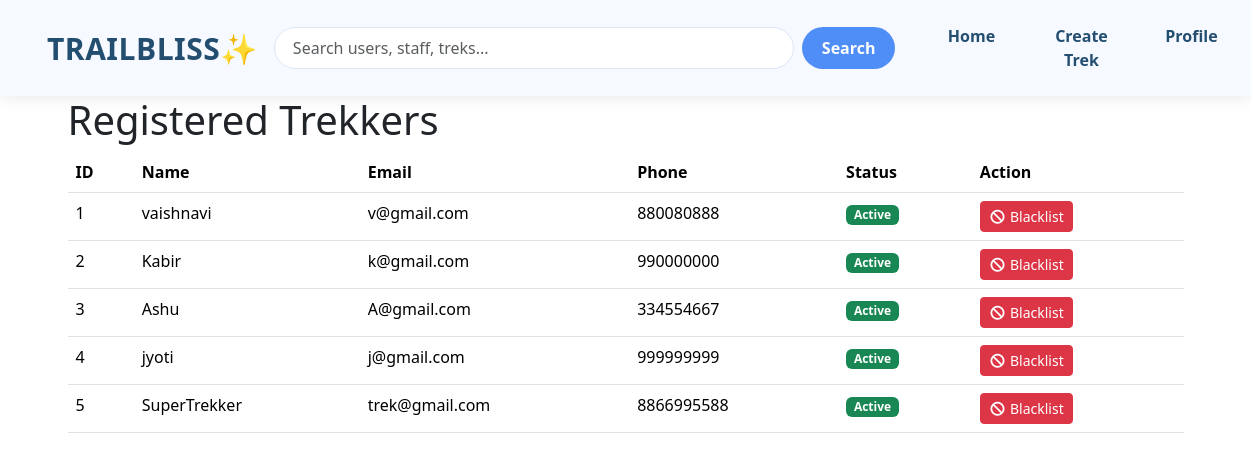
Page /admin_trekker_list (signed in) on the committed database.
### models.py (models this page shows)
class Trekker(db.Model):
    __tablename__ = 'trekker'
    id = db.Column(db.Integer,primary_key=True)
    name=db.Column(db.String(20),nullable= False)
    email = db.Column(db.String(64),unique=True,nullable=False)
    passhash = db.Column(db.String(200),nullable=False)
    phone = db.Column(db.String(20),nullable =False)
    is_active = db.Column(db.Boolean,default= True)
    bookings= db.relationship('Booking',backref='trekker',lazy=True)

### routes.py (the view)
@main_bp.route('/admin_trekker_list')
@admin_required
def admin_trekker_list():
    if 'admin_id' not in session:
        return redirect(url_for('main.admin_login'))
    trekkers = Trekker.query.all()
    return render_template(
        'admin/admin_trekker_list.html',
        trekkers=trekkers
    )

### routes.py (called while the page is built)
def admin_required(f):
    @wraps(f)
    def decorated_function(*args, **kwargs):
        if 'admin_id' not in session:
            flash("Please login as Admin.", "warning")
            return redirect(url_for('main.admin_login'))
        return f(*args, **kwargs)
    return decorated_function

### templates/admin/admin_trekker_list.html (shortened to what this page needs)
{% extends 'layout.html' %}
{% block content %}
<h1 class="wel">Registered Trekkers</h1>
<table class="table table-hover">
    <thead>
        <tr>
            <th>ID</th>
            <th>Name</th>
            <th>Email</th>
            <th>Phone</th>
            <th>Status</th>
            <th>Action</th>
        </tr>
    </thead>
    <tbody>
        {% for trekker in trekkers %}
        <tr>
            <td>{{ trekker.id }}</td>
            <td>{{ trekker.name }}</td>
            <td>{{ trekker.email }}</td>
            <td>{{ trekker.phone }}</td>
            <td>
                {% if trekker.is_active %}
                    <span class="badge bg-success">
                        Active
                    </span>
                {% else %}
                    <span class="badge bg-danger">
                        Blacklisted
                    </span>
                {% endif %}
            </td>
            <td>
                {% if trekker.is_active %}
                <a href="{{ url_for('main.blacklist_trekker', id=trekker.id) }}"
                   class="btn btn-danger btn-sm"
                   onclick="return confirm('Are you sure you want to blacklist this trekker?')">
                    <i class="fas fa-ban"></i>
                    Blacklist
                </a>
                {% else %}
                <a href="{{ url_for('main.activate_trekker', id=trekker.id) }}"
                   class="btn btn-success btn-sm">
                    <i class="fas fa-check"></i>
                    Activate
                </a>
                {% endif %}
            </td>
        </tr>
        {% endfor %}
    </tbody>
</table>
{% endblock %}

### templates/layout.html (style rules this page uses)
body { margin: 0; padding: 0; width: auto; }

### rows in the picture
Trekker: id "1", name "vaishnavi", email "v@gmail.com", phone "880080888", is_active "Active"
Trekker: id "2", name "Kabir", email "k@gmail.com", phone "990000000", is_active "Active"
Trekker: id "3", name "Ashu", email "A@gmail.com", phone "334554667", is_active "Active"
Trekker: id "4", name "jyoti", email "j@gmail.com", phone "999999999", is_active "Active"
Trekker: id "5", name "SuperTrekker", email "trek@gmail.com", phone "8866995588", is_active "Active"
